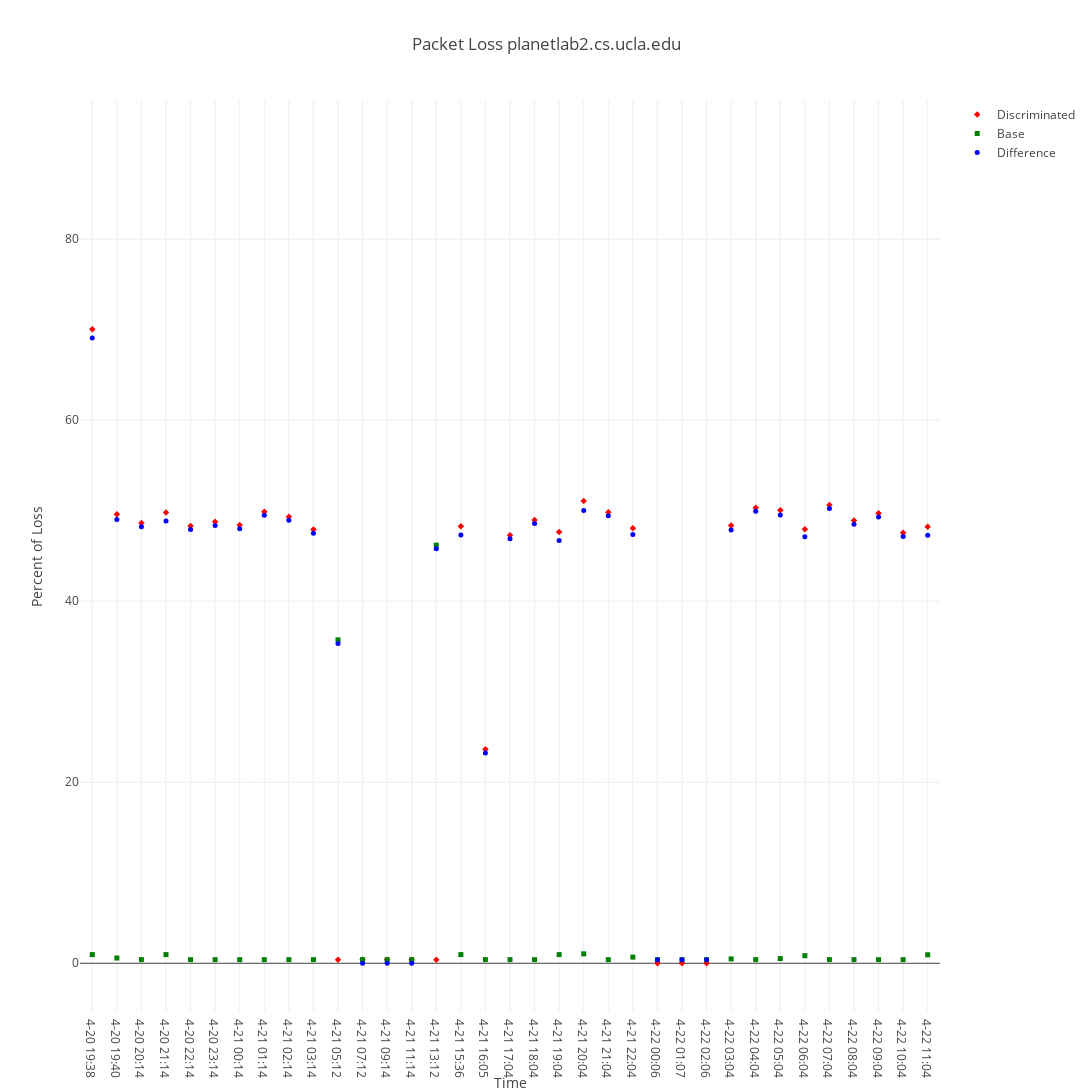
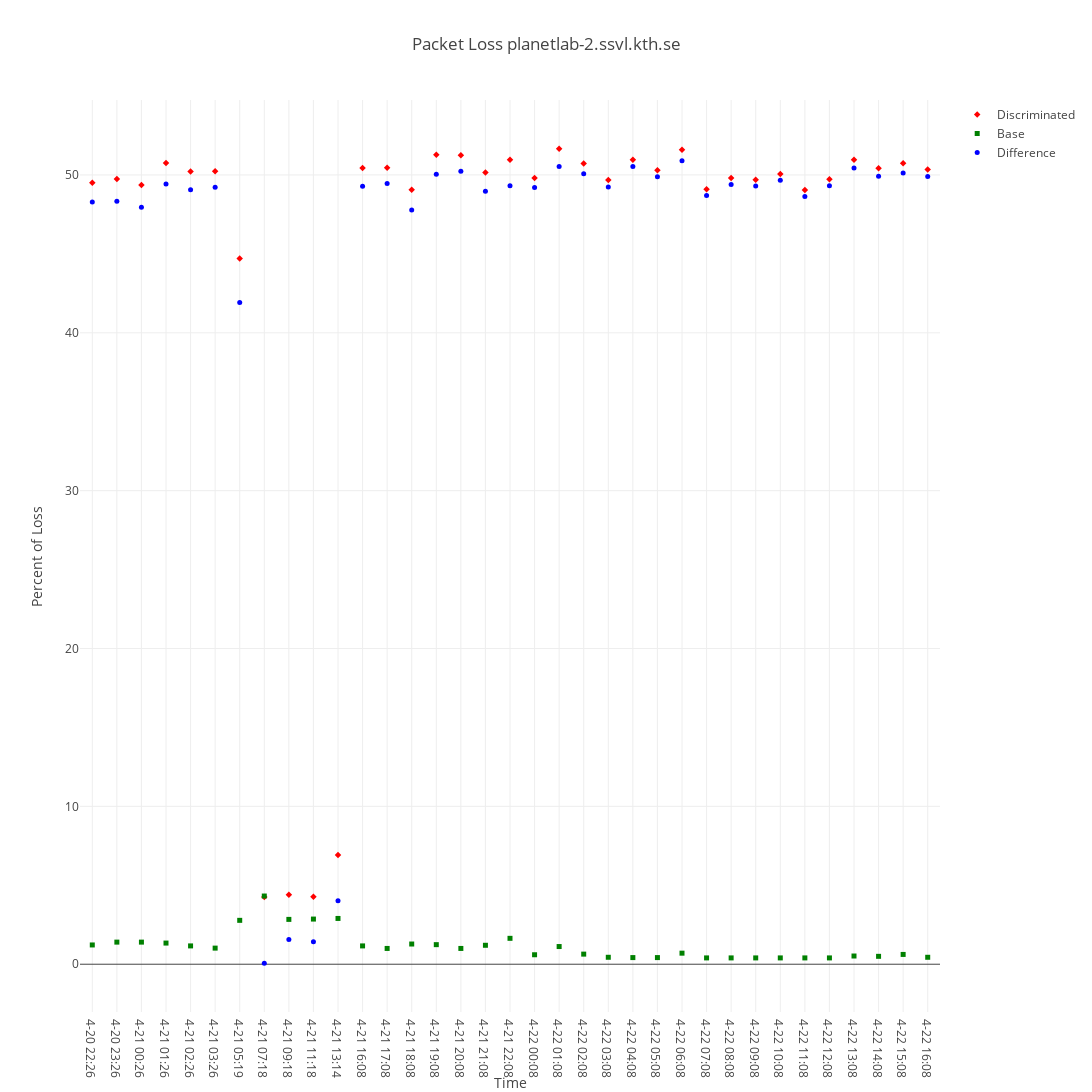
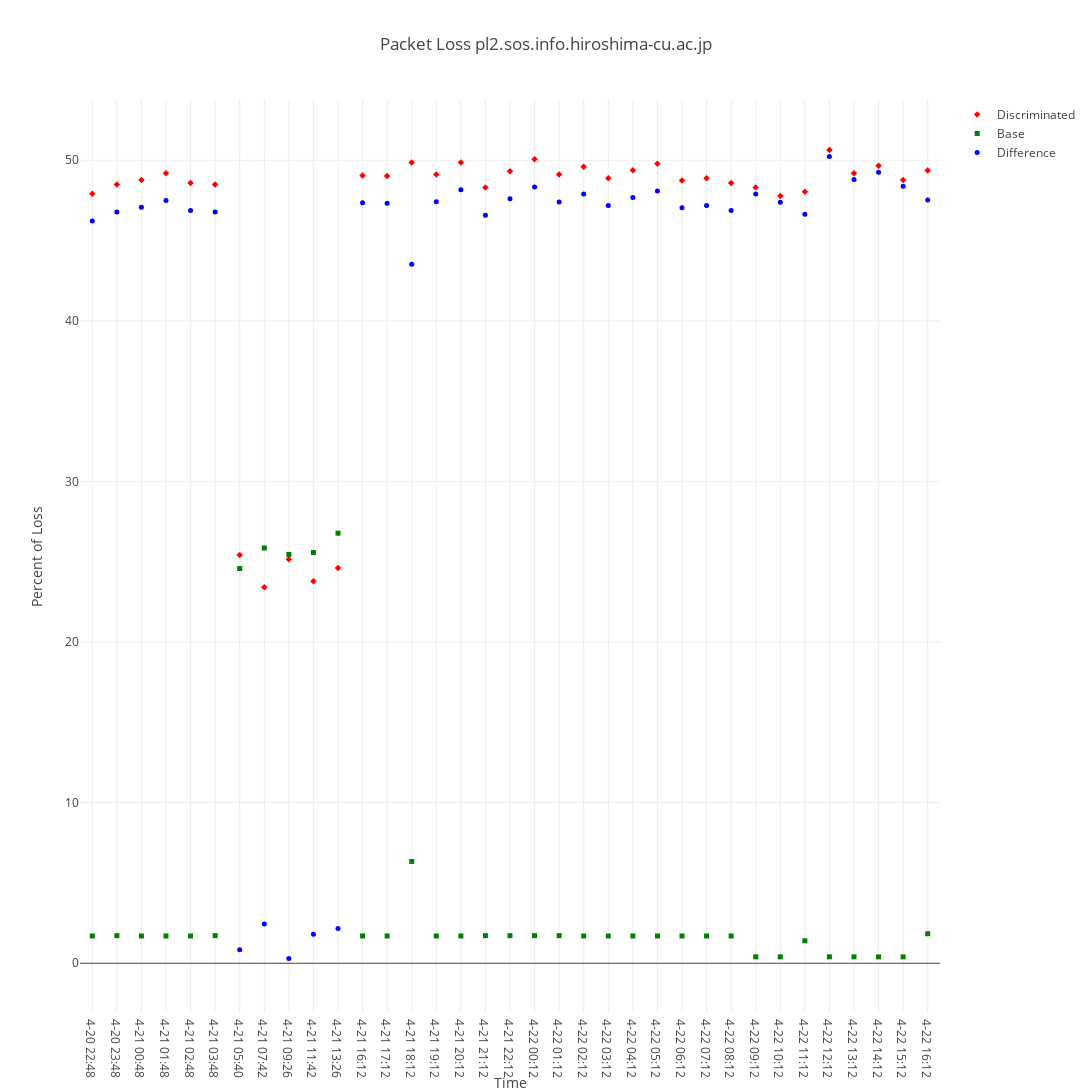
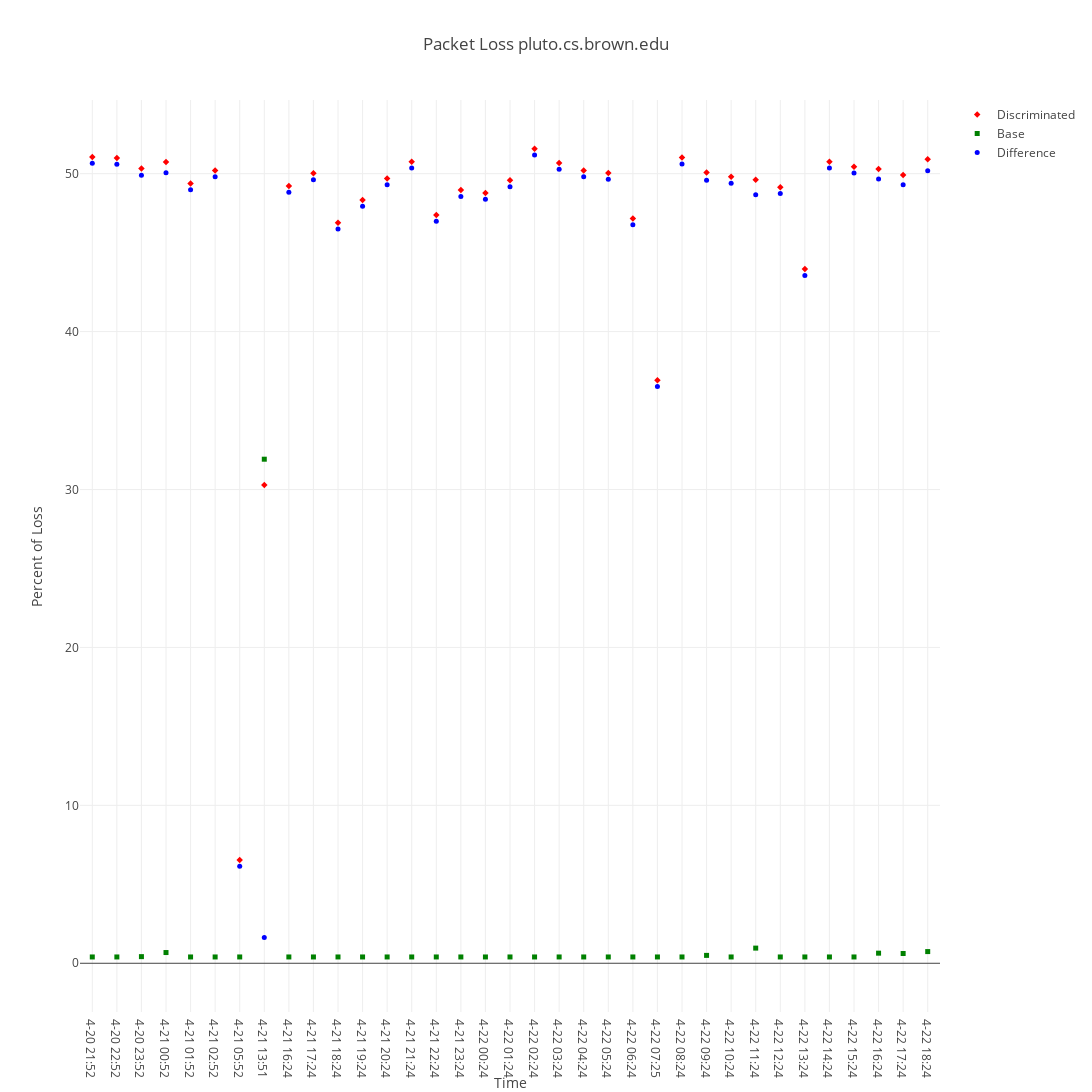

Write notebook code for charts like these, in order.
### Code cell
data = pd.read_csv(".csv")

sourceIp = {'131.179.150.72':'planetlab2.cs.ucla.edu', '192.16.125.12':'planetlab-2.ssvl.kth.se', '165.242.90.129':'pl2.sos.info.hiroshima-cu.ac.jp', '192.91.235.230':'pluto.cs.brown.edu'}
experiments = ['Compression']


for key in sourceIp.keys():
    x ,y, z, diff = parse(key, data)
    draw(x,y,z,diff,sourceIp[key], isSecondDay = False)
